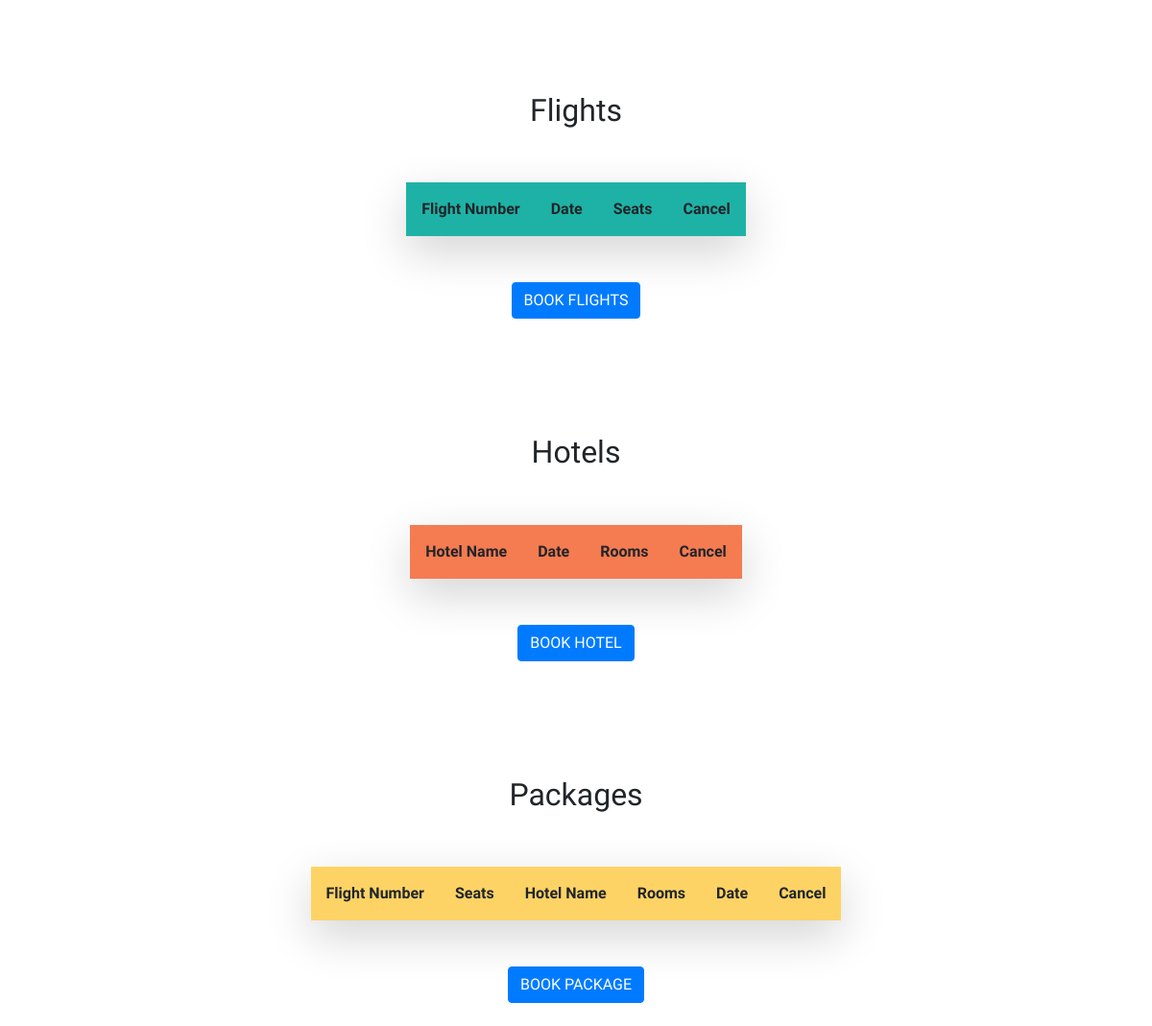
/accounts/profile/ (signed in), run on an earlier commit of the app's database.
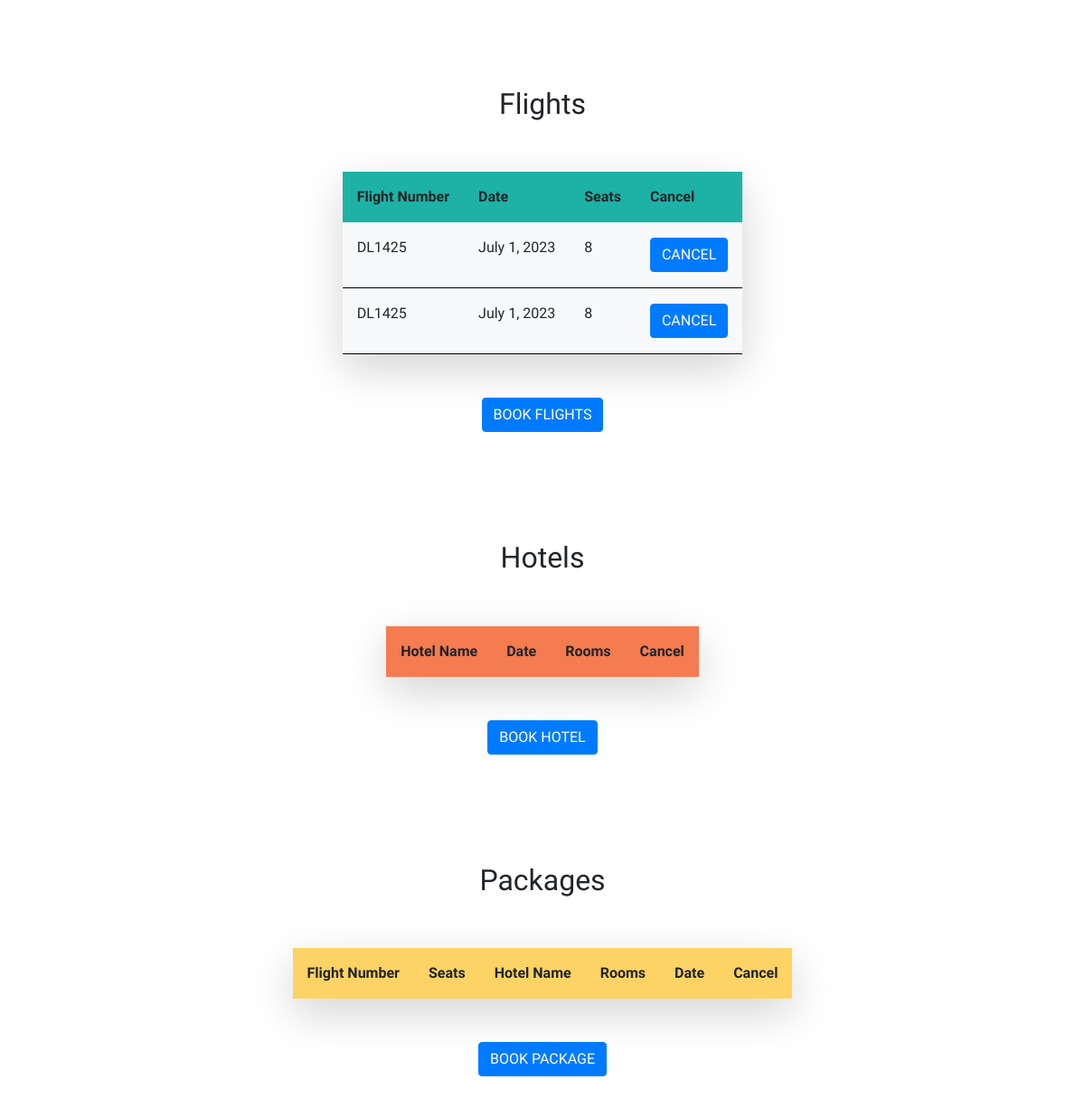
And on a later commit of the database.
### travelapp/models.py (models this page shows, shortened)
class BookFlight(models.Model):
    username_id = models.ForeignKey(User,on_delete=models.CASCADE)
    flight = models.CharField(max_length=10)
    date = models.CharField(max_length=20)
    seat = models.IntegerField(default=1)

### travelapp/views.py (the view)
# urls.py: path('accounts/profile/',views.Dashboard,name='dashboard'),
@login_required
def Dashboard(request):
    user = request.user
    f1 = BookFlight.objects.filter(username_id=user)
    h1 = BookHotel.objects.filter(username_id=user)
    p1 = BookPackage.objects.filter(username_id=user)
    f={'flights':f1}
    h={'hotels':h1}
    p={'packages':p1}
    response= {**f,**h,**p}
    return render(request,'dashboard.html',response)

### templates/dashboard.html (shortened to what this page needs)
{% extends 'index.html' %}
{% block content %}
<center>
  <div>
    <br><br>
<br><br>
    <h2>Flights</h2><br><br>
    <table class=" shadow-lg rounded">
      <tr>
      <th class="p-3 hg">Flight Number</th>
        <th class="p-3 hg">Date</th>
        <th class="p-3 hg">Seats</th>
        <th class="p-3 hg">Cancel</th>
      </tr>
    {% for i in flights %}
    <tr>
    <td class="p-3 gd bg-light"><p>{{ i.flight }}</p></td>
    <td class="p-3 gd bg-light"><p>{{ i.date }}</p></td>
    <td class="p-3 gd bg-light" ><p>{{ i.seat }}</p></td>
    <td class="p-3 gd bg-light"><a class="btn btn1 btn-primary" href="/cancelflight/{{ i.flight }}/{{ i.date }}/{{ i.seat }}">CANCEL</a></td>
    </tr>
    {% endfor %}
    </table>
    <br><br>
    <a href="{% url 'flights' %}" class="btn btn-primary">BOOK FLIGHTS</a>
    <br><br>
  </div>
  <div>
    <br><br><br><br>
    <h2>Hotels</h2><br><br>
    <table class=" shadow-lg rounded">
      <tr>
      <th class="p-3 hg1">Hotel Name</th>
        <th class="p-3 hg1">Date</th>
        <th class="p-3 hg1">Rooms</th>
        <th class="p-3 hg1">Cancel</th>
      </tr>
    </table><br><br>
    <a href="{% url 'hotels' %}" class="btn btn-primary">BOOK HOTEL</a>
    <br><br>
  </div>
  <div><br><br><br><br>
    <h2>Packages</h2><br><br>
    <table class=" shadow-lg rounded">
      <tr>
      <th class="p-3 hg2">Flight Number</th>
      <th class="p-3 hg2">Seats</th>
      <th class="p-3 hg2">Hotel Name</th>
        <th class="p-3 hg2">Rooms</th>
        <th class="p-3 hg2">Date</th>
        <th class="p-3 hg2">Cancel</th>
      </tr>
    </table><br><br>
    <a href="{% url 'package' %}" class="btn btn-primary">BOOK PACKAGE</a>
    <br><br>
  </div>
{% endblock %}

What changed in the data, as far as the page shows it:
added BookFlight: flight "DL1425", date "July 1, 2023", seat "8"
added BookFlight: flight "DL1425", date "July 1, 2023", seat "8"
